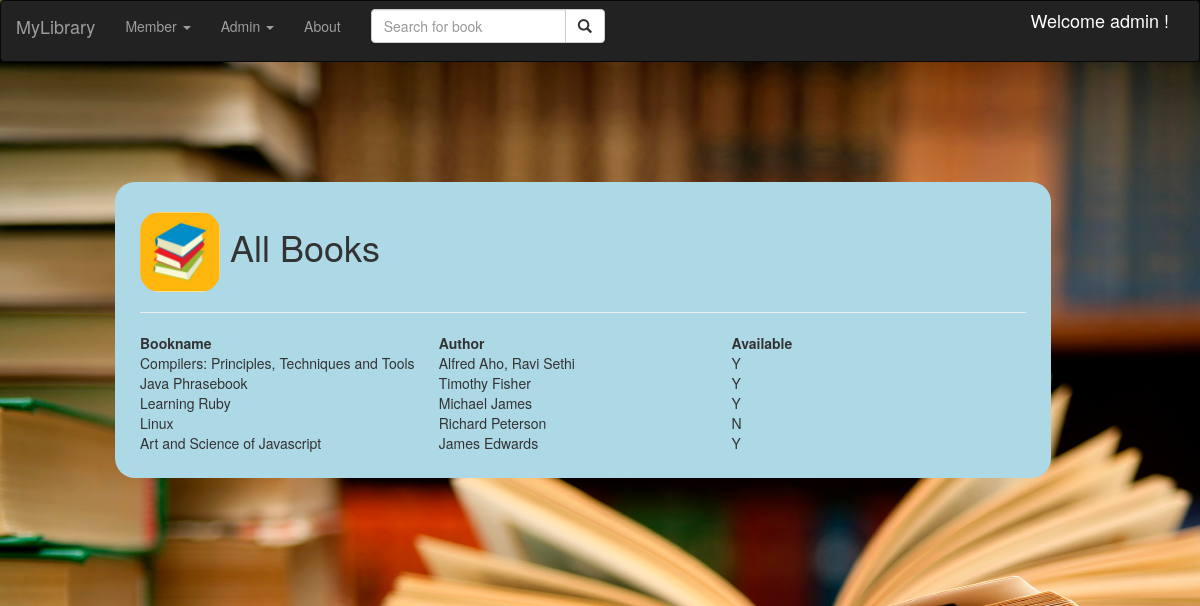
Screenshot of /user (signed in) with the database file from the repository.
### src/mymodel.py (models this page shows, shortened)
class Books(db.Model):
    __tablename__ ='books'
    id              =db.Column(db.Integer, primary_key=True)
    name            =db.Column(db.String(50))
    author          =db.Column(db.String(50))
    available       =db.Column(db.String(1))

### src/myroutes.py (the view)
@myapp.route('/')
@myapp.route('/user', methods=['GET','POST'])
def userpage():  #login
    if request.method =='POST':
        member = Members.query.filter_by(email=request.form['email']).first()
        if member != None and member.email == request.form['email'] and member.password == request.form['password']:
            session['username'] = member.username
            return showbooks()
        else:
            flash("member email or password is incorrect")
            return render_template('login.html')
    elif 'username' in session:
        return showbooks()
    else:
        return render_template('login.html')

### src/myroutes.py (called while the page is built)
@myapp.route('/books', methods=['GET','POST'])
def showbooks():
    if 'username' not in session:
        return userpage()
    booklist = db.session.query(Books.name, Books.author, Books.available).all()
    return render_template('showbooks.html', booklist=booklist, frametitle="All Books",
                           username=session['username'])

### templates/showbooks.html
{% extends "adminpage.html" %}
{%block body2 %}
   <h1><img src='../static/img/book.jpg' style = "Width:80px; border-radius:20px">
       {% if frametitle == "Your Books" %}
       Your Issued books
       {% elif frametitle == "Search Books" %}
       Search book results
       {% else %}
       All Books
       {% endif %}
   </h1>
    <hr>
<table>
    <tr>
        <th style="width:400px">Bookname</th>
        {% if frametitle != "Your Books" %}
        <th style="width:400px">Author</th>
        <th style="width:400px">Available</th>
        {% endif %}
    </tr>
    {% for book in booklist %}
    <tr>
        <td  style="width:400px">{{ book.name }}</td>
        {% if frametitle != "Your Books" %}
        <td  style="width:400px">{{ book.author }}</td>
        <td  style="width:400px">{{ book.available }}</td>
        {% endif %}
    </tr>
    {% endfor %}
</table>
{% endblock %}

### rows the page displays
Books: name "Compilers: Principles, Techniques and Tools", author "Alfred Aho, Ravi Sethi", available "Y"
Books: name "Java Phrasebook", author "Timothy Fisher", available "Y"
Books: name "Learning Ruby", author "Michael James", available "Y"
Books: name "Linux", author "Richard Peterson", available "N"
Books: name "Art and Science of Javascript", author "James Edwards", available "Y"

### other values shown
{{ username }} "admin"
